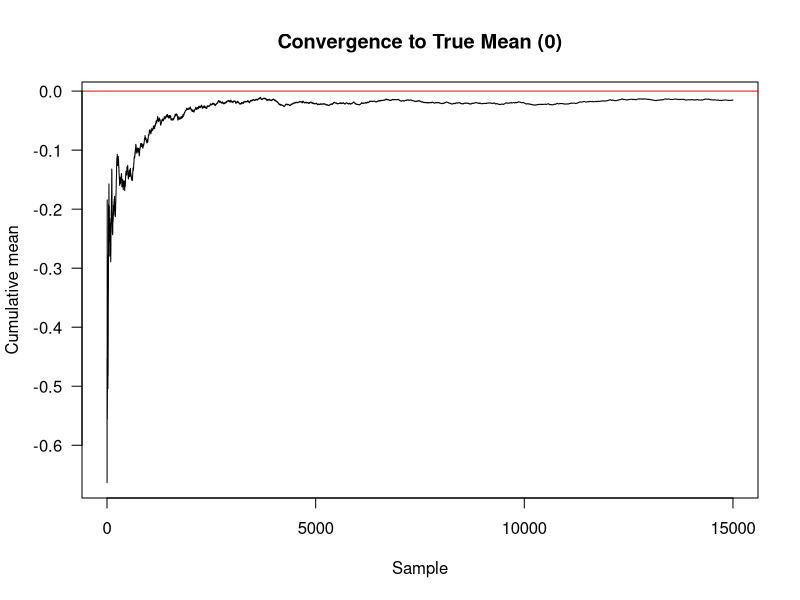
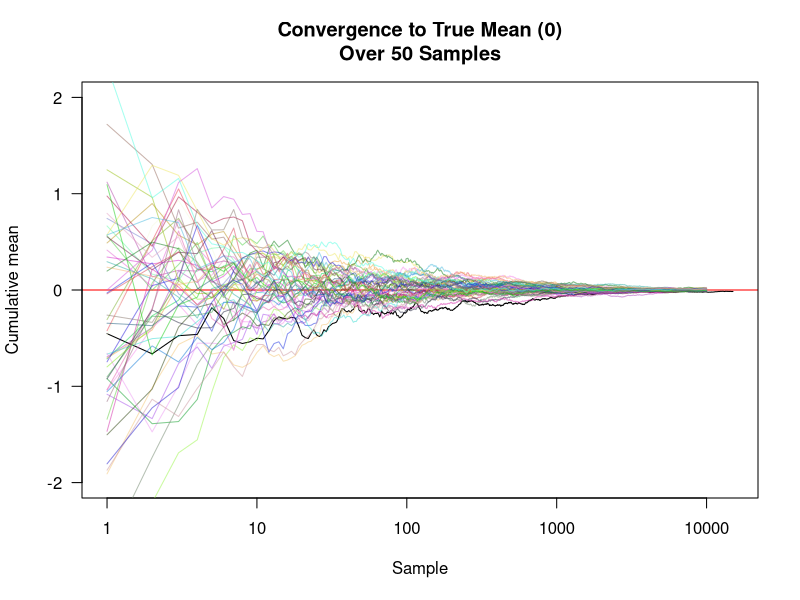

Here is the R script that generated these plots, in order:
## This code was largely adapted from part of nicer's MCMC code
# Set our parameters
m <- 0 # mean
s <- 1 # standard deviation

# Now sample from this distribution (mean = 0; sd = 1)
set.seed(8329) # can be anything you want; tells where to begin/return
samples <- rnorm(15000, m, s) # the `rnorm` function simply generates a random sample from a normal distribution

# Let's check the mean from our sample
mean(samples) # it is very close to the true mean we previously set (0)

# Let's now check the summary statistics for our sample
summary(replicate(1000, mean(rnorm(10000, m, s))))

# Now we can compute the cumulative mean (for element k, the sum of elements 1, 2,..., k, divided by k) by writing a simple function
cummean <- function(x)
  cumsum(x) / seq_along(x)

# Now we can plot the convergence to the true mean
plot(cummean(samples), type="l", xlab="Sample", ylab="Cumulative mean",
     main = "Convergence to True Mean (0)",
     panel.first=abline(h=0, col="red"), las=1) # set the hline at 0 for comparison

# Here are another 50 random samples on the same plot to see the same pattern (convergence to the true mean of 0) 
set.seed(5523)
plot(cummean(samples), type="l", xlab="Sample", ylab="Cumulative mean",
     main = "Convergence to True Mean (0)\nOver 50 Samples",
     ylim = c(-2,2), # set wider limit for y axis to center the samples in the plot
     panel.first=abline(h=0, col="red"), las=1, log="x") # set the hline at 0 for comparison
for (i in seq_len(50))
  lines(cummean(rnorm(10000, m, s)),
        col=rgb(runif(1), runif(1), runif(1), .5))

# Change the parameter values and repeat the steps above to see how the samples change accordingly 
# (e.g., changing m to 2 will shift all samples to converge to 2 as this is the "true mean", 
# increasing sd values will shift the sample mean given wider variance, and so on.)
